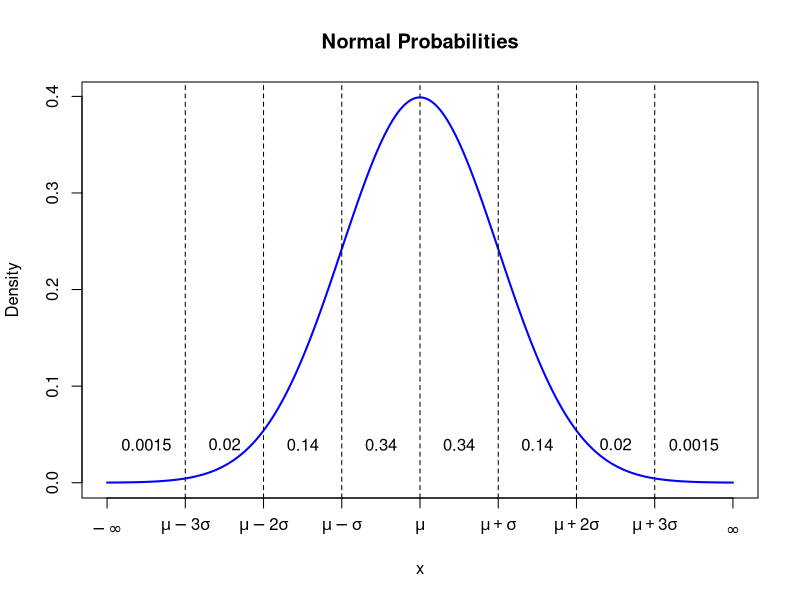
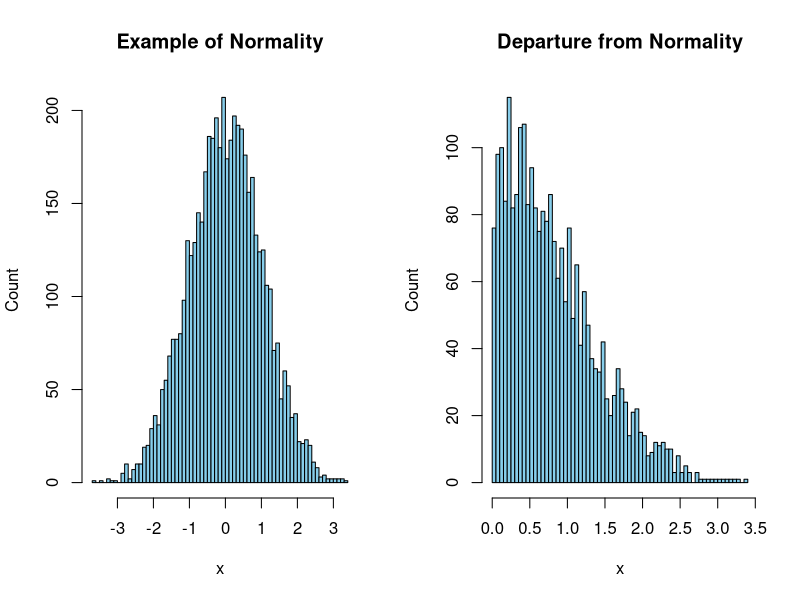
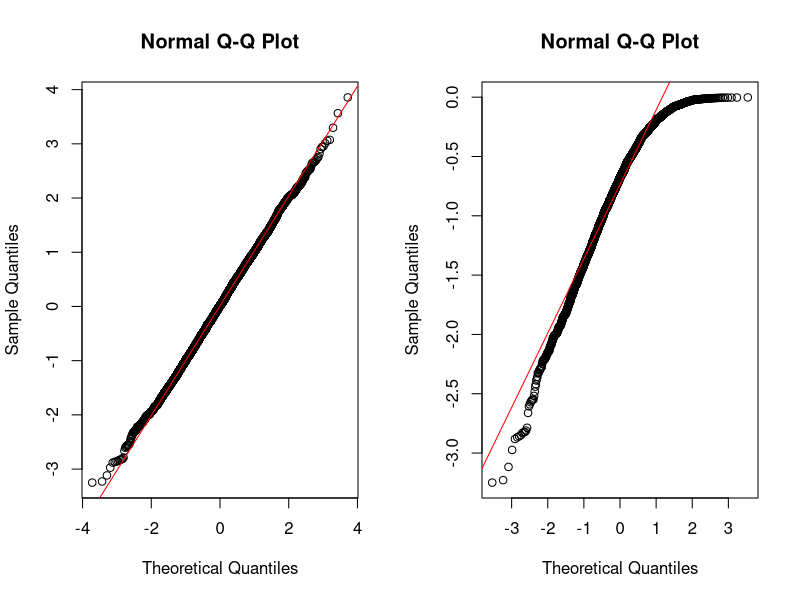

The R source for these figures, in order:
## ---- chunk 1
knitr::opts_chunk$set(echo = T, warning = F, message = F)
## ---- chunk 2
# Define mean and standard deviation
mu <- 0
sigma <- 1

# Generate a sequence of x values
x <- seq(mu - 4 * sigma, mu + 4 * sigma, length = 1000)

# Calculate the normal density
y <- dnorm(x, mean = mu, sd = sigma)

# Plot the normal distribution curve
plot(x, y, type = "l", lwd = 2, col = "blue", xaxt = "na",
     xlab = "x",
     ylab = "Density",
     main = "Normal Probabilities")

# Shade regions and add vertical lines
regions <- list(
  list(from = mu - 4*sigma, to = mu - 3 * sigma, col = "lightblue", label = "0.0015"),
  list(from = mu - 3 * sigma, to = mu - 2 * sigma, col = "lightblue", label = "0.02"),
  list(from = mu - 2 * sigma, to = mu - sigma, col = "lightgreen", label = "0.14"),
  list(from = mu - sigma, to = mu, col = "lightpink", label = "0.34"),
  list(from = mu + sigma, to = mu, col = "lightpink", label = "0.34"),
  list(from = mu + 2 * sigma, to = mu + sigma, col = "lightgreen", label = "0.14"),
  list(from = mu + 3 * sigma, to = mu + 2 * sigma, col = "lightblue", label = "0.02"),
  list(from = mu + 4 * sigma, to = mu + 3 * sigma, col = "lightblue", label = "0.0015")
)
  


# Add shaded regions and labels
for (region in regions) {
  rect(region$from, 0, region$to, dnorm(region$from), border = NA)
  text(mean(c(region$from, region$to)), dnorm(mu) * 0.1, labels = region$label, col = "black")
}

# Add vertical lines
abline(v = mu, lty = 2)
abline(v = c(mu - sigma, mu + sigma), lty = 2)
abline(v = c(mu - 2 * sigma, mu + 2 * sigma), lty = 2)
abline(v = c(mu - 3 * sigma, mu + 3 * sigma), lty = 2)

# Add axis labels using Greek letters
axis(1, at = c(mu - 4 * sigma, mu - 3 * sigma, mu - 2 * sigma, mu - sigma, mu, mu + sigma, mu + 2 * sigma, mu + 3 * sigma, mu + 4 * sigma),
     labels = expression(-infinity, mu - 3 * sigma, mu - 2 * sigma, mu - sigma, mu, mu + sigma, mu + 2 * sigma, mu + 3 * sigma, infinity)
     )


## ---- chunk 3
data = rnorm(5000, 0, 1)
par(mfrow = c(1, 2))
# Example R code to plot histogram
hist(data, main = "Example of Normality", xlab = "x", ylab = "Count", col = "skyblue", border = "black", breaks = 100)
hist(data[data > 0], main = "Departure from Normality", xlab = "x", ylab = "Count", col = "skyblue", border = "black", breaks = 100)
## ---- chunk 4
# Example R code to plot Q-Q plot
data = rnorm(5000, 0, 1)
qqnorm(data)
qqline(data, col = "red")


## ---- chunk 5
data2 = data[data < 0]
qqnorm(data2)
qqline(data2, col = "red")
## ---- chunk 6
data(mtcars)
hypothised_median = 22
positives_count   = sum(mtcars$mpg > hypothised_median)
negatives_count   = sum(mtcars$mpg < hypothised_median)

sign_test <- binom.test(positives_count, positives_count + negatives_count, 
                               p = 0.5, alternative = "two.sided")
sign_test
